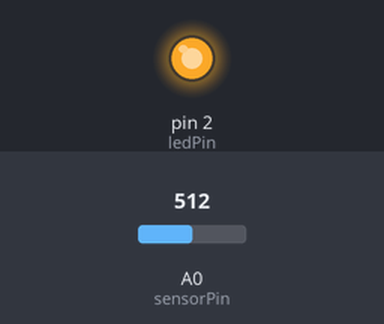
This sketch was run on a simulated Arduino Uno, built with avr-gcc and run on an emulated ATmega328P. Shown: output pins drawn as LEDs (lit = HIGH). The inputs (shaded band) are chosen by the test bench; at power-on: A0 (sensorPin) = 512. What the sketch prints to the serial monitor is not drawn.

Above: at 0.1 s.
Timing chart, 0 to 1.6 s (numbered marks = the images above):
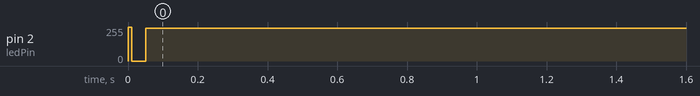

The sketch:

AirFilterMain.ino
```cpp
/*
 Test code for reading values from a
 Sharp GP2Y1010AU0F dust sensor

 sensor pin 1 (V-LED)   => 5V (through 150ohm resister)
 sensor pin 2 (LED-GND) => GND
 sensor pin 3 (LED)     => pin 2
 sensor pin 4 (S-GND)   => GND
 sensor pin 5 (Vo)      => pin A0
 sensor pin 6 (Vcc)     => 5V

 */

// the pins
#define sensorPin A0
#define ledPin 2

// timing numbers
#define delayOnToSense 280
#define delaySenseToOff 40
#define delayOff 9680

int sensorVal;
int aveCounter;
unsigned long aveVal, millivolts;
float dustDensity;

void setup(){
  Serial.begin(9600);
  pinMode(ledPin,OUTPUT);
  digitalWrite(ledPin, HIGH);

  aveCounter = 0;
  aveVal = 0;
}

void loop(){
  if(aveCounter == 16){
    // send data and restart average
    aveCounter = 0;
    sendData();
    aveVal = 0;
  }

  digitalWrite(ledPin,LOW); // power on the LED
  delayMicroseconds(delayOnToSense);
  sensorVal = analogRead(sensorPin); // read the dust value
  aveVal += sensorVal;
  delayMicroseconds(delaySenseToOff);
  digitalWrite(ledPin,HIGH); // turn the LED off
  delayMicroseconds(delayOff);

  aveCounter++;
}

void sendData(){
  // calculate the stuff
  millivolts = aveVal*625/2048;
  dustDensity = aveVal/16*(5.0/6138) - 0.1;
  aveVal = aveVal/16;

  Serial.print("aveVal =  ");
  Serial.print(aveVal);
  Serial.print('\t');
  Serial.print("mV =  ");
  Serial.print(millivolts);
  Serial.print('\t');
  Serial.print("dust = ");
  Serial.println(dustDensity, 4);

}
```

Measured:
- by itself, pin 2 (ledPin): 0/255 → 247/255 at 0.00 s
